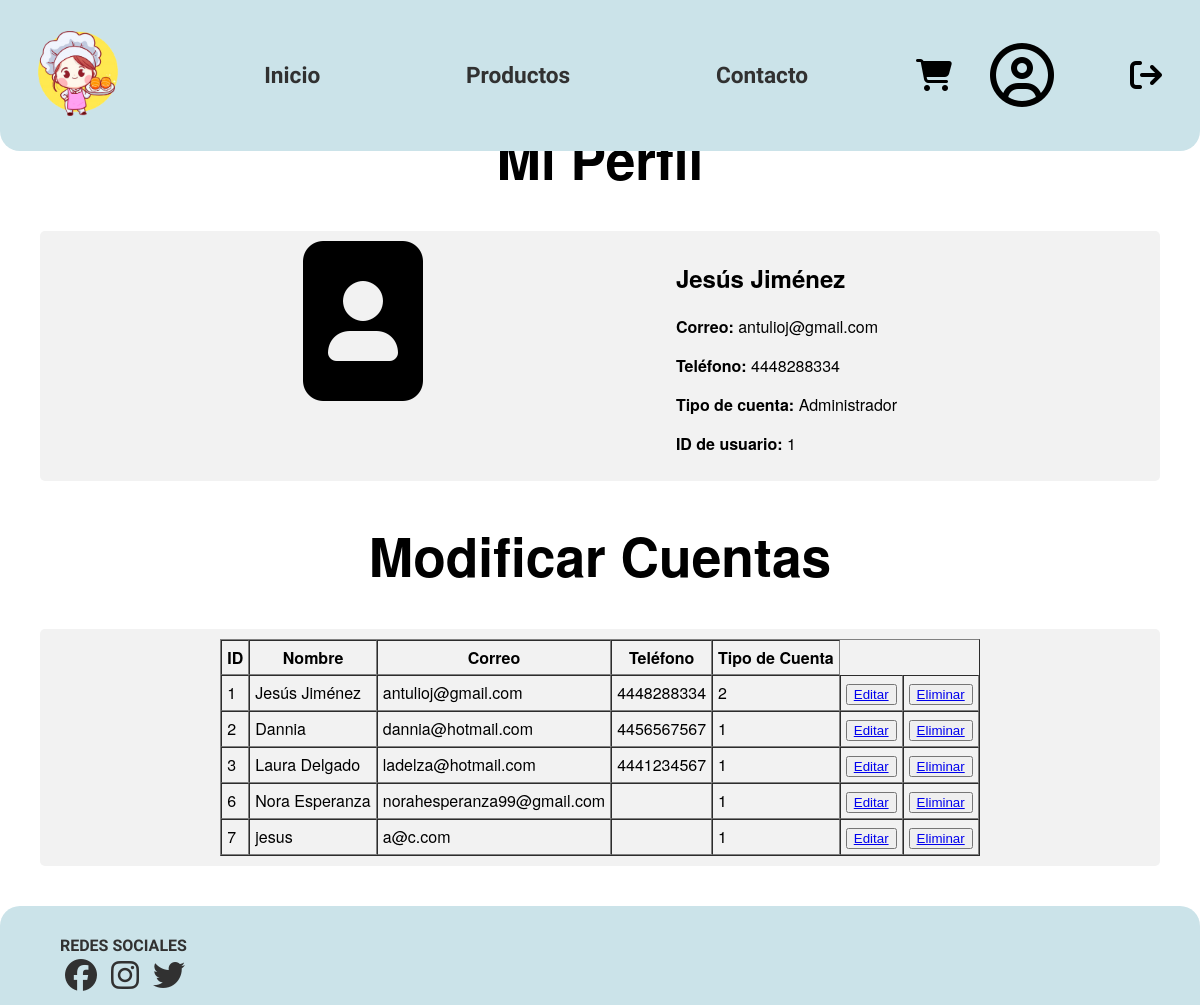
Screenshot of /pages/perfil.php (signed in) with the database file from the repository.
### tables this page shows
CREATE TABLE `usuarios` (
  `id_usuario` int(11) NOT NULL,
  `nombre` varchar(100) NOT NULL,
  `correo` varchar(100) NOT NULL,
  `contraseña` varchar(100) NOT NULL,
  `telefono` varchar(40) DEFAULT NULL,
  `rol` int(11) NOT NULL
);

### database/conexion.php (called while the page is built)
<?php
    class Conexion {
        private $host;
        private $db;
        private $usuario;
        private $pass;
        private $charset;
        public function __construct(){
            $this->host = "localhost";
            $this->db = "reposteria";
            $this->usuario = "root";
            $this->pass = "";
            $this->charset = "utf8";
        }
        function conectar() {
            $com = "mysql:host=".$this->host.";dbname=".$this->db.";charset=".$this->charset;
            $enlace = new PDO($com, $this->usuario, $this->pass);
            return $enlace;
        }
    }

### database/CAD.php (called while the page is built, shortened)
<?php
require_once 'conexion.php';
class CAD
{
    static public function getUsuarios(){
        $con = new Conexion();
        $query = $con->conectar()->prepare("SELECT * FROM usuarios");
        if($query->execute()){
            $usuarios = $query->fetchAll();
            return $usuarios;
        }
    }
}

### pages/perfil.php (the view, shortened to what this page needs)
<!DOCTYPE html>
<html lang="en">
<head>
    <?php include '../components/info.php'; ?>
    <link rel="stylesheet" href="../styles/perfil.css">
</head>
<body>
    <?php include '../components/header.php'; ?>
    <div class="container">
        <h1> Mi Perfil </h1>
        <div class="flex-container">
            <div>
                <i class="fa-solid fa-image-portrait fa-10x"></i>
            </div>
            <div>
                <h2> <?php echo $_SESSION['nombre']; ?> </h2>
                <p> <b>Correo: </b><?php echo $_SESSION['correo']; ?> </p>
                <p> <b>Teléfono: </b> <?php echo $_SESSION['telefono']; ?> </p>
                <p> <b>Tipo de cuenta: </b>
                    <?php
                    switch ($_SESSION['rol']) {
                        case '2':
                            echo "Administrador";
                            break;
                    }
                    ?>
                </p>
                <p> <b> ID de usuario: </b> <?php echo $_SESSION['idUsuario']; ?> </p>
            </div>
        </div>
        <?php if(isset($_SESSION['rol']) && isset($_SESSION['rol'])==2){?>
        <h1> Modificar Cuentas </h1>
        <div class="flex-container">
            <center>
                <table border="1" cellpadding="5" cellspacing="0">
                    <tr>
                        <th>ID</th>
                        <th>Nombre</th>
                        <th>Correo</th>
                        <th>Teléfono</th>
                        <th>Tipo de Cuenta</th>
                    </tr>
                    <?php
                    require "../database/CAD.php";
                    $cad = new CAD();
                    $usuarios[] = $cad->getUsuarios();
                    for($i = 0; $i < count($usuarios[0]); $i++){
                        echo '<tr>';
                        echo '<td>'.$usuarios[0][$i]['id_usuario'].'</td>';
                        echo '<td>'.$usuarios[0][$i]['nombre'].'</td>';
                        echo '<td>'.$usuarios[0][$i]['correo'].'</td>';
                        echo '<td>'.$usuarios[0][$i]['telefono'].'</td>';
                        echo '<td>'.$usuarios[0][$i]['rol'].'</td>';
                        echo '<td><button><a href="editarUsuario.php?id='.$usuarios[0][$i]['id_usuario'].'">Editar</a></button></td>';
                        echo '<td><button><a href="../controllers/eliminarUsuario.php?id='.$usuarios[0][$i]['id_usuario'].'">Eliminar</a></button></td>';
                        echo '</tr>';
                    }
                    ?>
                </table>
            </center>
        </div>
        <?php } ?>
    </div>
    <?php include '../components/footer.php'; ?>
</body>
</html>

### styles/compartido.css (style rules this page uses)
body { padding: 0; margin: 0; }

### styles/perfil.css (style rules this page uses)
.container { font-family: "Helvetica Neue",Helvetica,Arial,sans-serif; padding: 40px; padding-top: 7%; }
.container h1 { text-align: center; font-size: 40pt; }
.flex-container { display: flex; flex-wrap: wrap; justify-content: space-evenly; background-color: #f2f2f2; border-radius: 5px; padding: 10px; margin-top: 20px; }

### rows the page displays
usuarios: id_usuario "1", nombre "Jesús Jiménez", correo "antulioj@gmail.com", telefono "4448288334", rol "2"
usuarios: id_usuario "2", nombre "Dannia", correo "dannia@hotmail.com", telefono "4456567567", rol "1"
usuarios: id_usuario "3", nombre "Laura Delgado", correo "ladelza@hotmail.com", telefono "4441234567", rol "1"
usuarios: id_usuario "6", nombre "Nora Esperanza", correo "norahesperanza99@gmail.com", rol "1"
usuarios: id_usuario "7", nombre "jesus", correo "a@c.com", rol "1"

### other values shown
$_SESSION['nombre'] "Jesús Jiménez"
$_SESSION['correo'] "antulioj@gmail.com"
$_SESSION['telefono'] "4448288334"
$_SESSION['idUsuario'] "1"
